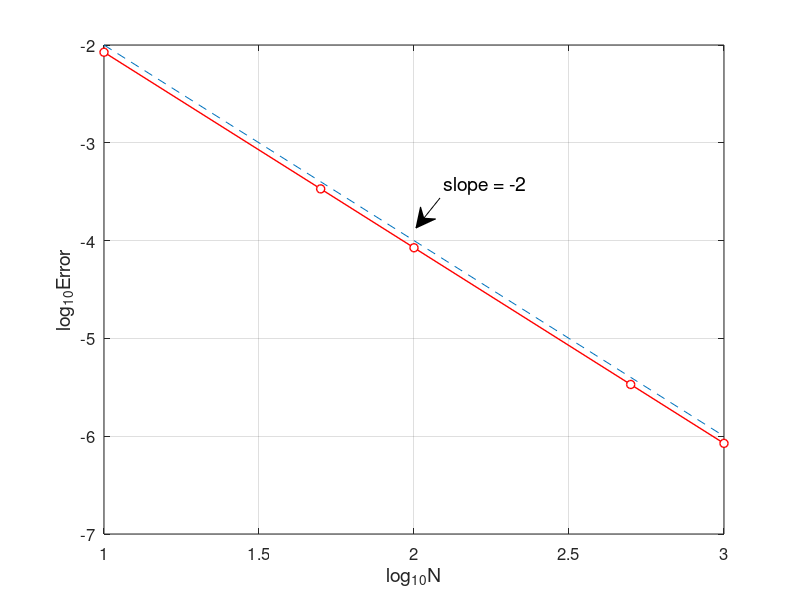

Reproduce this figure in MATLAB.
% fdm1d1_error.m
% finite difference method for 1D problem
% -u''+u'=pi^2*sin(pi*x)+pi*cos(pi*x)  in [0,1]
% u(0)=0, u(1)=0 ;
% exact solution : u=sin(pi*x)
clear all;  clf
Nvec=[10 50 100 500 1000];    % Number of splits
Error=[];
for k=1:length(Nvec)
    N=Nvec(k);
    h=1/N;
    x=0:h:1;
    N=length(x)-1;
    A=diag((2/h^2)*ones(N-1,1))...
        +diag((1/(2*h)-1/h^2)*ones(N-2,1),1)...
        +diag((-1/(2*h)-1/h^2)*ones(N-2,1),-1);
    b=pi^2*sin(pi*x(2:N))+pi*cos(pi*x(2:N));
    u=A\b';
    u=[0;u;0];
    ue=sin(pi*x');
    error=max(abs(u-ue));
    Error=[Error,error];
end
plot(log10(Nvec),log10(Error),'ro-','MarkerFaceColor','w','LineWidth',1)
hold on
plot(log10(Nvec), log10(Nvec.^(-2)), '--')
grid on
%title('Convergence of Finite Difference Method','fontsize',12)
set(gca,'fontsize',12)
xlabel('log_{10}N','fontsize', 14), ylabel('log_{10}Error','fontsize',14),

% add annotation of slope
ax = [0.55 0.52];
ay = [0.67 0.62];
annotation('textarrow',ax,ay,'String','slope = -2 ','fontsize',14)

% computating convergence order
for i=1:length(Nvec)-1
    order(i)=-log(Error(i)/Error(i+1))/(log(Nvec(i)/Nvec(i+1)));
end
Error   
order

% print -dpng -r600  fdm1d1_error.png
